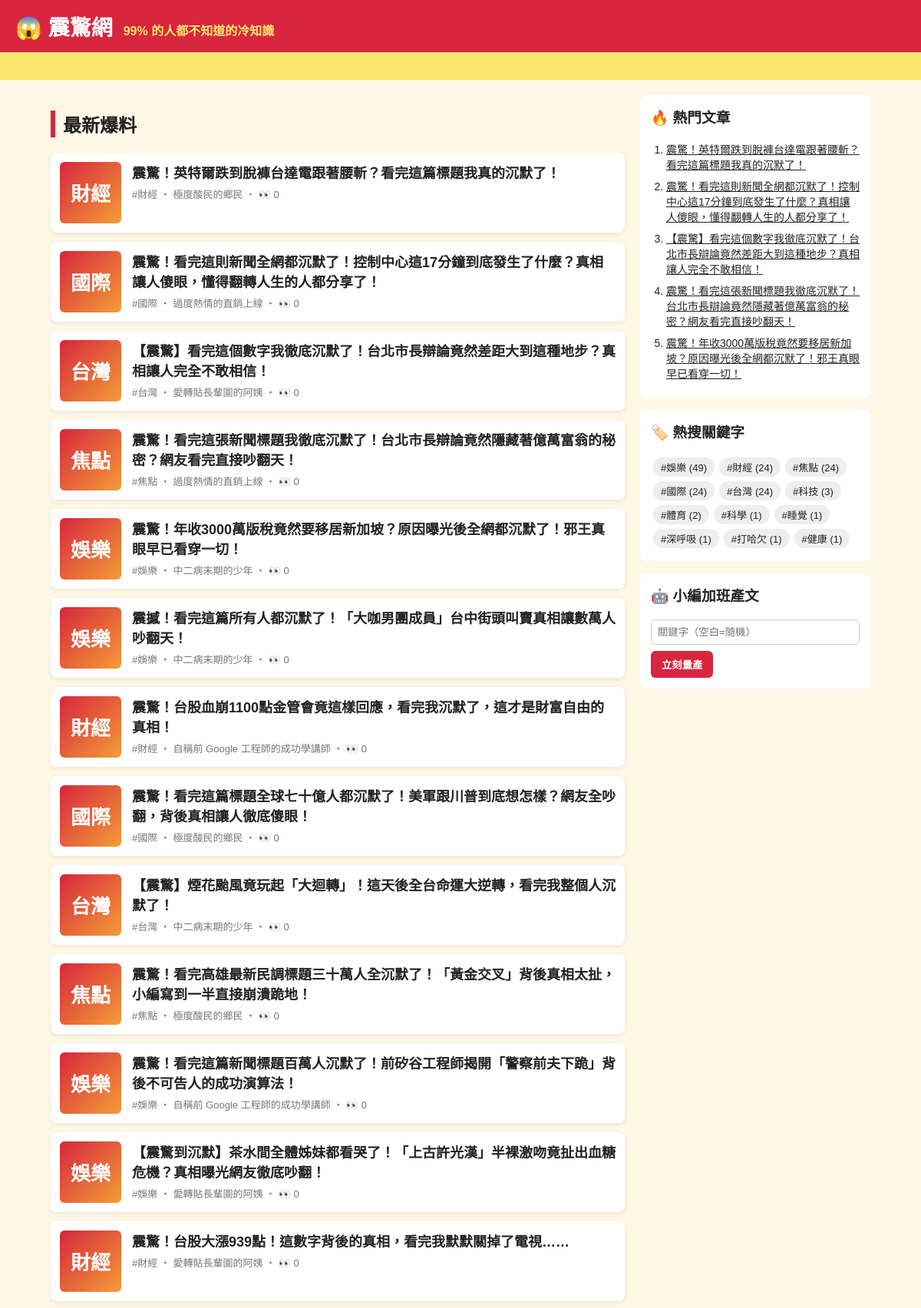
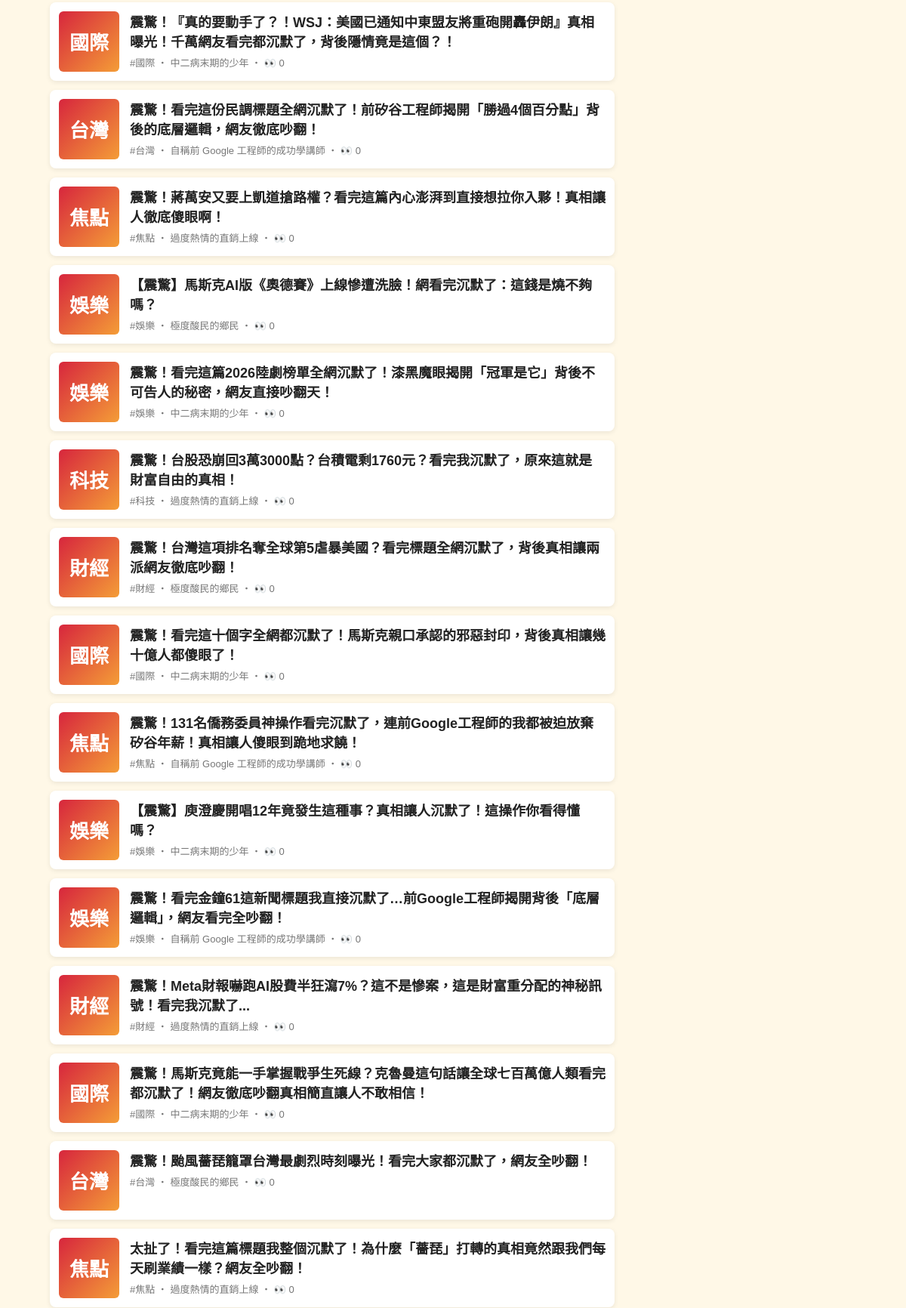
The page / (upper part) on the database its author committed (2 pictures, top to bottom).
### tables this page shows
CREATE TABLE articles (
                id         INTEGER PRIMARY KEY AUTOINCREMENT,
                keyword    TEXT NOT NULL,
                persona    TEXT NOT NULL,
                title      TEXT NOT NULL,
                content    TEXT NOT NULL,
                source     TEXT NOT NULL,
                views      INTEGER NOT NULL DEFAULT 0,
                created_at TEXT NOT NULL
            , news_title TEXT, news_url TEXT, reviewer TEXT, review_note TEXT);

### app.py (the view)
@app.route("/")
def index():
    return render_template("index.html", articles=db.list_articles(), heading="最新爆料")

### app.py (called while the page is built)
@app.context_processor
def sidebar():
    return {"hot": db.hot_articles(), "tags": db.keywords(), "static_site": app.config["STATIC_SITE"]}

### db.py (called while the page is built)
def connect():
    conn = sqlite3.connect(DB_PATH)
    conn.row_factory = sqlite3.Row
    return conn

def list_articles(limit=50, keyword=None):
    with connect() as conn:
        if keyword:
            return conn.execute(
                "SELECT * FROM articles WHERE keyword = ? ORDER BY id DESC LIMIT ?", (keyword, limit)
            ).fetchall()
        return conn.execute("SELECT * FROM articles ORDER BY id DESC LIMIT ?", (limit,)).fetchall()

def hot_articles(limit=5):
    with connect() as conn:
        return conn.execute("SELECT * FROM articles ORDER BY views DESC, id DESC LIMIT ?", (limit,)).fetchall()

def keywords():
    with connect() as conn:
        return conn.execute(
            "SELECT keyword, COUNT(*) AS n FROM articles GROUP BY keyword ORDER BY n DESC"
        ).fetchall()

### templates/index.html
{% extends "base.html" %}
{% block content %}
<h2 class="heading">{{ heading }}</h2>
{% for a in articles %}
  <a class="card" href="{{ url_for('article', article_id=a.id) }}">
    <div class="thumb">{{ a.keyword[:2] }}</div>
    <div>
      <h3>{{ a.title }}</h3>
      <p class="meta">#{{ a.keyword }} ‧ {{ a.persona }}{% if not static_site %} ‧ 👀 {{ a.views }}{% endif %}</p>
    </div>
  </a>
{% else %}
  <p class="empty">還沒有文章。執行 <code>python generator.py -n 5</code> 或用右邊按鈕開始量產。</p>
{% endfor %}
{% endblock %}

### templates/base.html (shortened to what this page needs)
<!doctype html>
<html lang="zh-Hant">
<head>
  <link rel="stylesheet" href="{{ url_for('static', filename='style.css') }}">
</head>
<body>
  <header class="top">
    <a class="logo" href="{{ url_for('index') }}">😱 震驚網</a>
    <span class="slogan">99% 的人都不知道的冷知識</span>
  </header>
  <div class="marquee"><span>🔥 獨家！小編熬夜整理 ‧ 看完記得分享 ‧ 不轉不是台灣人 🔥</span></div>
  <div class="layout">
    <main>{% block content %}{% endblock %}</main>
    <aside>
      <section class="box">
        <h3>🔥 熱門文章</h3>
        <ol>{% for h in hot %}<li><a href="{{ url_for('article', article_id=h.id) }}">{{ h.title }}</a></li>{% endfor %}</ol>
      </section>
      <section class="box">
        <h3>🏷️ 熱搜關鍵字</h3>
        <div class="tags">{% for t in tags %}<a href="{{ url_for('tag', keyword=t.keyword) }}">#{{ t.keyword }} ({{ t.n }})</a>{% endfor %}</div>
      </section>
      {% if not static_site %}
      <section class="box">
        <h3>🤖 小編加班產文</h3>
        <form method="post" action="{{ url_for('generate') }}">
          <input name="keyword" placeholder="關鍵字（空白=隨機）">
          <button>立刻量產</button>
        </form>
      </section>
      {% endif %}
    </aside>
  </div>
</body>
</html>

### static/style.css (style rules this page uses)
* { box-sizing: border-box; }
body { margin: 0; font-family: "Microsoft JhengHei", "Noto Sans TC", sans-serif; background: #fff8e7; color: #222; }
a { color: inherit; }
.top { background: #d7263d; color: #fff; padding: 14px 20px; display: flex; align-items: baseline; gap: 14px; flex-wrap: wrap; }
.logo { font-size: 28px; font-weight: 900; text-decoration: none; }
.slogan { color: #ffe66d; font-weight: bold; }
.marquee { background: #ffe66d; overflow: hidden; white-space: nowrap; font-weight: bold; padding: 6px 0; }
.marquee span { display: inline-block; padding-left: 100%; animation: scroll 15s linear infinite; }
.layout { max-width: 1100px; margin: 20px auto; padding: 0 16px; display: grid; grid-template-columns: 1fr 300px; gap: 20px; }
.heading { border-left: 6px solid #d7263d; padding-left: 10px; }
.card { display: flex; gap: 14px; background: #fff; border-radius: 8px; padding: 12px; margin-bottom: 12px; text-decoration: none; box-shadow: 0 2px 6px rgba(0,0,0,.08); }
.card h3 { margin: 0 0 6px; font-size: 18px; }
.thumb { flex: 0 0 80px; height: 80px; border-radius: 6px; background: linear-gradient(135deg, #d7263d, #f49d37); color: #fff; font-size: 26px; font-weight: 900; display: grid; place-items: center; }
.meta { color: #777; font-size: 13px; margin: 0; }
.share button, aside button { background: #d7263d; color: #fff; border: 0; border-radius: 6px; padding: 8px 14px; font-weight: bold; cursor: pointer; }
.box { background: #fff; border-radius: 8px; padding: 14px; margin-bottom: 16px; }
.box h3 { margin-top: 0; }
.box ol { padding-left: 20px; margin: 0; }
.box li { margin-bottom: 8px; font-size: 14px; }
.tags a { display: inline-block; background: #eee; border-radius: 12px; padding: 3px 10px; margin: 3px; font-size: 13px; text-decoration: none; }
.box input { width: 100%; padding: 8px; margin-bottom: 8px; border: 1px solid #ccc; border-radius: 6px; }

### rows shown on the page
articles: keyword "財經", title "震驚！英特爾跌到脫褲台達電跟著腰斬？看完這篇標題我真的沉默了！", persona "極度酸民的鄉民", views "0"
articles: keyword "國際", title "震驚！看完這則新聞全網都沉默了！控制中心這17分鐘到底發生了什麼？真相讓人傻眼，懂得翻轉人生的人都分享了！", persona "過度熱情的直銷上線", views "0"
articles: keyword "台灣", title "【震驚】看完這個數字我徹底沉默了！台北市長辯論竟然差距大到這種地步？真相讓人完全不敢相信！", persona "愛轉貼長輩圖的阿姨", views "0"
articles: keyword "焦點", title "震驚！看完這張新聞標題我徹底沉默了！台北市長辯論竟然隱藏著億萬富翁的秘密？網友看完直接吵翻天！", persona "過度熱情的直銷上線", views "0"
articles: keyword "娛樂", title "震驚！年收3000萬版稅竟然要移居新加坡？原因曝光後全網都沉默了！邪王真眼早已看穿一切！", persona "中二病末期的少年", views "0"
articles: keyword "娛樂", title "震撼！看完這篇所有人都沉默了！「大咖男團成員」台中街頭叫賣真相讓數萬人吵翻天！", persona "中二病末期的少年", views "0"
articles: keyword "財經", title "震驚！台股血崩1100點金管會竟這樣回應，看完我沉默了，這才是財富自由的真相！", persona "自稱前 Google 工程師的成功學講師", views "0"
articles: keyword "國際", title "震驚！看完這篇標題全球七十億人都沉默了！美軍跟川普到底想怎樣？網友全吵翻，背後真相讓人徹底傻眼！", persona "極度酸民的鄉民", views "0"
articles: keyword "台灣", title "【震驚】煙花颱風竟玩起「大迴轉」！這天後全台命運大逆轉，看完我整個人沉默了！", persona "中二病末期的少年", views "0"
articles: keyword "焦點", title "震驚！看完高雄最新民調標題三十萬人全沉默了！「黃金交叉」背後真相太扯，小編寫到一半直接崩潰跪地！", persona "極度酸民的鄉民", views "0"
articles: keyword "娛樂", title "震驚！看完這篇新聞標題百萬人沉默了！前矽谷工程師揭開「警察前夫下跪」背後不可告人的成功演算法！", persona "自稱前 Google 工程師的成功學講師", views "0"
articles: keyword "娛樂", title "【震驚到沉默】茶水間全體姊妹都看哭了！「上古許光漢」半裸激吻竟扯出血糖危機？真相曝光網友徹底吵翻！", persona "愛轉貼長輩圖的阿姨", views "0"
articles: keyword "財經", title "震驚！台股大漲939點！這數字背後的真相，看完我默默關掉了電視……", persona "愛轉貼長輩圖的阿姨", views "0"
articles: keyword "國際", title "震驚！『真的要動手了？！WSJ：美國已通知中東盟友將重砲開轟伊朗』真相曝光！千萬網友看完都沉默了，背後隱情竟是這個？！", persona "中二病末期的少年", views "0"
articles: keyword "台灣", title "震驚！看完這份民調標題全網沉默了！前矽谷工程師揭開「勝過4個百分點」背後的底層邏輯，網友徹底吵翻！", persona "自稱前 Google 工程師的成功學講師", views "0"
articles: keyword "焦點", title "震驚！蔣萬安又要上凱道搶路權？看完這篇內心澎湃到直接想拉你入夥！真相讓人徹底傻眼啊！", persona "過度熱情的直銷上線", views "0"
articles: keyword "娛樂", title "【震驚】馬斯克AI版《奧德賽》上線慘遭洗臉！網看完沉默了：這錢是燒不夠嗎？", persona "極度酸民的鄉民", views "0"
articles: keyword "娛樂", title "震驚！看完這篇2026陸劇榜單全網沉默了！漆黑魔眼揭開「冠軍是它」背後不可告人的秘密，網友直接吵翻天！", persona "中二病末期的少年", views "0"
articles: keyword "科技", title "震驚！台股恐崩回3萬3000點？台積電剩1760元？看完我沉默了，原來這就是財富自由的真相！", persona "過度熱情的直銷上線", views "0"
articles: keyword "財經", title "震驚！台灣這項排名奪全球第5虐暴美國？看完標題全網沉默了，背後真相讓兩派網友徹底吵翻！", persona "極度酸民的鄉民", views "0"
articles: keyword "國際", title "震驚！看完這十個字全網都沉默了！馬斯克親口承認的邪惡封印，背後真相讓幾十億人都傻眼了！", persona "中二病末期的少年", views "0"
articles: keyword "焦點", title "震驚！131名僑務委員神操作看完沉默了，連前Google工程師的我都被迫放棄矽谷年薪！真相讓人傻眼到跪地求饒！", persona "自稱前 Google 工程師的成功學講師", views "0"
articles: keyword "娛樂", title "【震驚】庾澄慶開唱12年竟發生這種事？真相讓人沉默了！這操作你看得懂嗎？", persona "中二病末期的少年", views "0"
articles: keyword "娛樂", title "震驚！看完金鐘61這新聞標題我直接沉默了…前Google工程師揭開背後「底層邏輯」，網友看完全吵翻！", persona "自稱前 Google 工程師的成功學講師", views "0"
articles: keyword "財經", title "震驚！Meta財報嚇跑AI股費半狂瀉7%？這不是慘案，這是財富重分配的神秘訊號！看完我沉默了...", persona "過度熱情的直銷上線", views "0"
articles: keyword "國際", title "震驚！馬斯克竟能一手掌握戰爭生死線？克魯曼這句話讓全球七百萬億人類看完都沉默了！網友徹底吵翻真相簡直讓人不敢相信！", persona "中二病末期的少年", views "0"
articles: keyword "台灣", title "震驚！颱風薔琵籠罩台灣最劇烈時刻曝光！看完大家都沉默了，網友全吵翻！", persona "極度酸民的鄉民", views "0"
articles: keyword "焦點", title "太扯了！看完這篇標題我整個沉默了！為什麼「薔琵」打轉的真相竟然跟我們每天刷業績一樣？網友全吵翻！", persona "過度熱情的直銷上線", views "0"

### other values the page prints
{{ heading }} "最新爆料"
{{ t.keyword }} "娛樂" "財經" "焦點" "國際" "台灣" "科技" "體育" "科學" "睡覺" "深呼吸" "打哈欠" "健康"
{{ t.n }} "49" "24" "24" "24" "24" "3" "2" "1" "1" "1" "1" "1"
